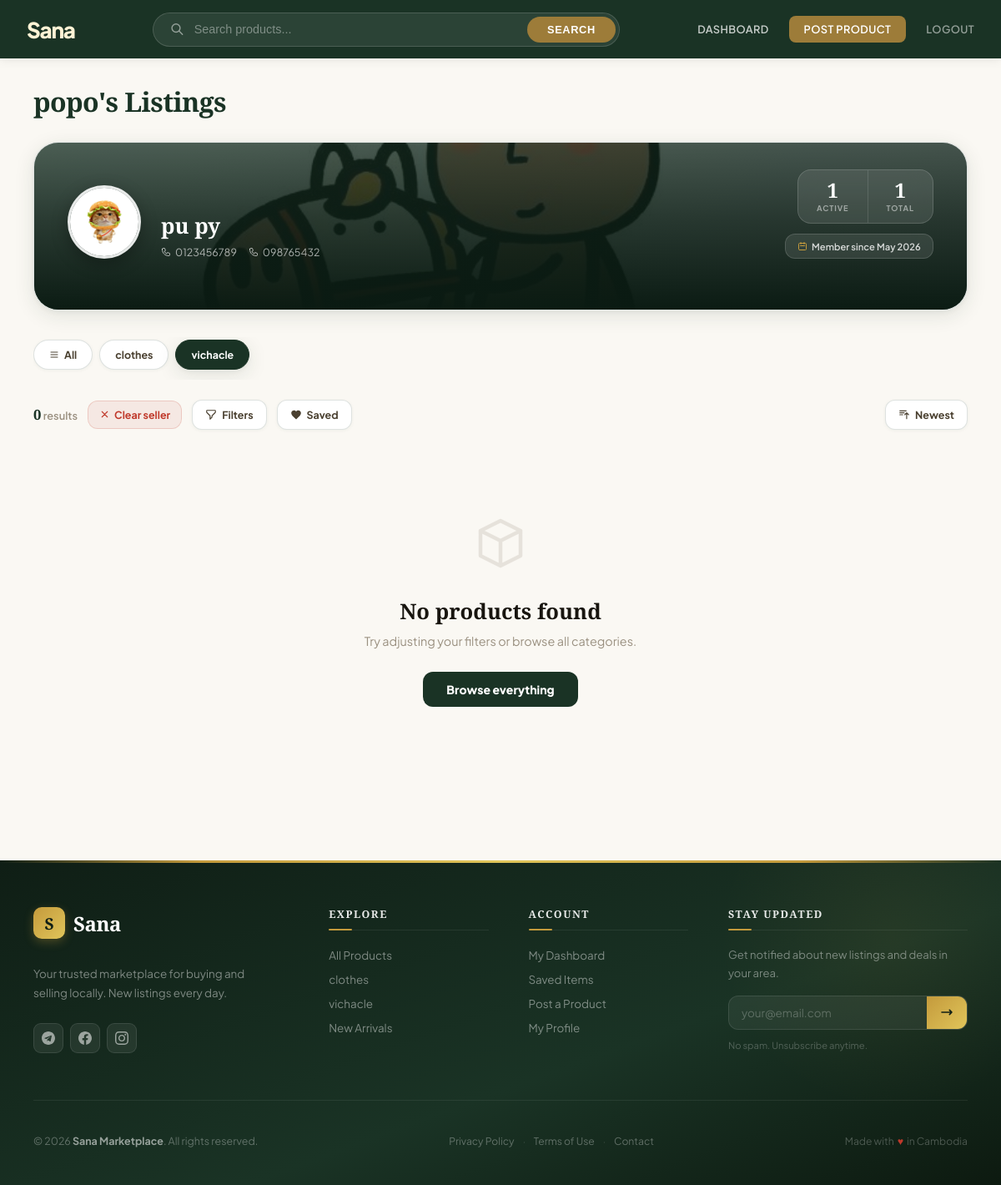
The app's page /views/home.php?seller=popo&category_id=1 (signed in) with its own data.
### tables this page shows
CREATE TABLE `user` (
  `id` int(11) NOT NULL,
  `name` varchar(50) NOT NULL,
  `first_name` varchar(50) NOT NULL,
  `last_name` varchar(50) NOT NULL,
  `email` varchar(50) DEFAULT NULL,
  `password` varchar(255) DEFAULT NULL,
  `provider` varchar(200) DEFAULT NULL,
  `provider_id` varchar(200) DEFAULT NULL,
  `avatar` tinyint(1) NOT NULL DEFAULT 0,
  `is_admin` tinyint(1) NOT NULL DEFAULT 0,
  `can_post` tinyint(1) DEFAULT 0,
  `request_post_permission` tinyint(1) DEFAULT 0,
  `created_at` timestamp NOT NULL DEFAULT current_timestamp(),
  `updated_at` timestamp NOT NULL DEFAULT current_timestamp() ON UPDATE current_timestamp()
);

CREATE TABLE `category` (
  `id` int(11) NOT NULL,
  `name` varchar(50) NOT NULL,
  `category_image` varchar(200) NOT NULL,
  `created_at` timestamp NOT NULL DEFAULT current_timestamp(),
  `updated_at` timestamp NOT NULL DEFAULT current_timestamp() ON UPDATE current_timestamp()
);

### views/home.php (the view, shortened to what the rows shown need)
<?php
require_once '../configs/middleware.php';
require_once '../repos/CategoryRepository.php';
require_once '../repos/UserRepository.php';
require_once '../repos/ProfileRepository.php';
$categoryRepo = new CategoryRepository($conn);
$categories = $categoryRepo->getAll();
$userRepo = new UserRepository($conn);
$profileRepo = new ProfileRepository($conn);
$sellerInfo = null;
if (!empty($_GET['seller'])) {
    $sellerName  = $_GET['seller'];
    $sellerInfo  = $userRepo->findByName($sellerName);
    if ($sellerInfo) {
        $sellerProfile = $profileRepo->getByUserId($sellerInfo['id']);
        $sellerInfo['phone1']           = $sellerProfile['phone1']           ?? '';
        $sellerInfo['phone2']           = $sellerProfile['phone2']           ?? '';
        $sellerInfo['bio']              = $sellerProfile['bio']              ?? '';
        $sellerInfo['user_image']       = $sellerProfile['user_image']       ?? '';
        $sellerInfo['background_image'] = $sellerProfile['background_image'] ?? '';
        $sellerId = $sellerInfo['id'];
        $stmtT = $conn->prepare("SELECT COUNT(*) as total FROM product WHERE owner_id=:id");
        $stmtT->execute([':id'=>$sellerId]);
        $sellerInfo['total_listings']  = $stmtT->fetch(PDO::FETCH_ASSOC)['total'];
        $stmtA = $conn->prepare("SELECT COUNT(*) as active FROM product WHERE owner_id=:id AND showed=1");
        $stmtA->execute([':id'=>$sellerId]);
        $sellerInfo['active_listings'] = $stmtA->fetch(PDO::FETCH_ASSOC)['active'];
        $sellerInfo['member_since']    = isset($sellerInfo['created_at']) ? date('M Y', strtotime($sellerInfo['created_at'])) : null;
    }
}
?>
<!DOCTYPE html>
<html lang="en">
<head>
</head>
<body>
    <div class="main-content">
        <header class="page-header">
            <div class="page-header-left">
                <h1>
                    <?php if (isset($_GET['seller'])): ?>
                        <?php echo htmlspecialchars($_GET['seller']); ?>'s Listings
                    <?php elseif (isset($_GET['liked_only'])): ?>
                        Your Saved Items
                    <?php elseif (isset($_GET['category_id'])): ?>
                        Browse Products
                    <?php else: ?>
                        Discover Products
                    <?php endif; ?>
                </h1>
            </div>
        </header>
        <?php if ($sellerInfo): ?>
        <div class="seller-card">
            <div class="seller-banner">
                <?php if (!empty($sellerInfo['background_image'])): ?>
                    <img src="../uploads/profiles/<?php echo htmlspecialchars($sellerInfo['background_image']); ?>" class="seller-banner-bg" alt="">
                <?php endif; ?>
                <div class="seller-banner-overlay"></div>
                <div class="seller-banner-content">
                    <div class="seller-left">
                        <div class="seller-avatar">
                            <?php if (!empty($sellerInfo['user_image'])): ?>
                                <img src="../uploads/profiles/<?php echo htmlspecialchars($sellerInfo['user_image']); ?>" alt="">
                            <?php else: ?>
                                <svg fill="none" stroke="currentColor" viewBox="0 0 24 24"><path stroke-linecap="round" stroke-linejoin="round" stroke-width="1.5" d="M16 7a4 4 0 11-8 0 4 4 0 018 0zM12 14a7 7 0 00-7 7h14a7 7 0 00-7-7z"/></svg>
                            <?php endif; ?>
                        </div>
                        <div>
                            <h2 class="seller-name"><?php echo htmlspecialchars($sellerInfo['first_name'].' '.$sellerInfo['last_name']); ?></h2>
                            <div class="seller-contact">
                                <?php if (!empty($sellerInfo['phone1'])): ?>
                                    <span class="seller-contact-item">
                                        <?php echo htmlspecialchars($sellerInfo['phone1']); ?>
                                    </span>
                                <?php endif; ?>
                                <?php if (!empty($sellerInfo['phone2'])): ?>
                                    <span class="seller-contact-item">
                                        <?php echo htmlspecialchars($sellerInfo['phone2']); ?>
                                    </span>
                                <?php endif; ?>
                            </div>
                        </div>
                    </div>
                    <div class="seller-right">
                        <div class="seller-stats">
                            <div class="stat-cell">
                                <div class="stat-val"><?php echo number_format($sellerInfo['active_listings'] ?? 0); ?></div>
                                <div class="stat-lbl">Active</div>
                            </div>
                            <div class="stat-cell">
                                <div class="stat-val"><?php echo number_format($sellerInfo['total_listings'] ?? 0); ?></div>
                                <div class="stat-lbl">Total</div>
                            </div>
                        </div>
                        <?php if ($sellerInfo['member_since']): ?>
                        <div class="seller-badge">
                            <svg fill="none" stroke="currentColor" viewBox="0 0 24 24"><path stroke-linecap="round" stroke-linejoin="round" stroke-width="2" d="M8 7V3m8 4V3m-9 8h10M5 21h14a2 2 0 002-2V7a2 2 0 00-2-2H5a2 2 0 00-2 2v12a2 2 0 002 2z"/></svg>
                            Member since <?php echo htmlspecialchars($sellerInfo['member_since']); ?>
                        </div>
                        <?php endif; ?>
                    </div>
                </div>
            </div>
        </div>
        <?php endif; ?>
        <nav>
            <div class="categories-scroll">
                <?php
                function getCategoryUrl($catId = null) {
                    $p = $_GET;
                    if ($catId === null) unset($p['category_id']); else $p['category_id'] = $catId;
                    unset($p['page']);
                    return 'home.php?' . http_build_query($p);
                }
                ?>
                <a href="<?php echo getCategoryUrl(); ?>" class="cat-chip <?php echo !isset($_GET['category_id']) ? 'active' : ''; ?>">
                    <svg width="12" height="12" fill="none" stroke="currentColor" viewBox="0 0 24 24"><path stroke-linecap="round" stroke-linejoin="round" stroke-width="2" d="M4 6h16M4 12h16M4 18h16"/></svg>
                    All
                </a>
                <?php foreach ($categories as $cat): ?>
                    <a href="<?php echo getCategoryUrl($cat['id']); ?>" class="cat-chip <?php echo (isset($_GET['category_id']) && $_GET['category_id'] == $cat['id']) ? 'active' : ''; ?>">
                        <?php echo htmlspecialchars($cat['name']); ?>
                    </a>
                <?php endforeach; ?>
            </div>
        </nav>
    </div>
    <?php include './assets/footer.php'; ?>
</body>
</html>

### views/assets/footer.php (shortened to what the rows shown need)
<footer class="site-footer">
    <div class="footer-inner">
        <div class="footer-top">
            <div class="footer-col">
                <ul class="footer-links">
                    <?php if (isset($categories) && !empty($categories)):
                        $footerCats = array_slice($categories, 0, 5);
                        foreach ($footerCats as $fc): ?>
                        <li><a href="home.php?category_id=<?php echo $fc['id']; ?>"><?php echo htmlspecialchars($fc['name']); ?></a></li>
                    <?php endforeach; endif; ?>
                </ul>
            </div>
        </div>
    </div>
</footer>

### records on screen
user: first_name+last_name "pu py"
category: name "clothes"
category: name "vichacle"

### other values on screen
$_GET['seller'] "popo"
$sellerInfo['phone1'] "0123456789"
$sellerInfo['phone2'] "098765432"
$sellerInfo['active_listings'] "1"
$sellerInfo['total_listings'] "1"
$sellerInfo['member_since'] "May 2026"
$totalProducts "0"
